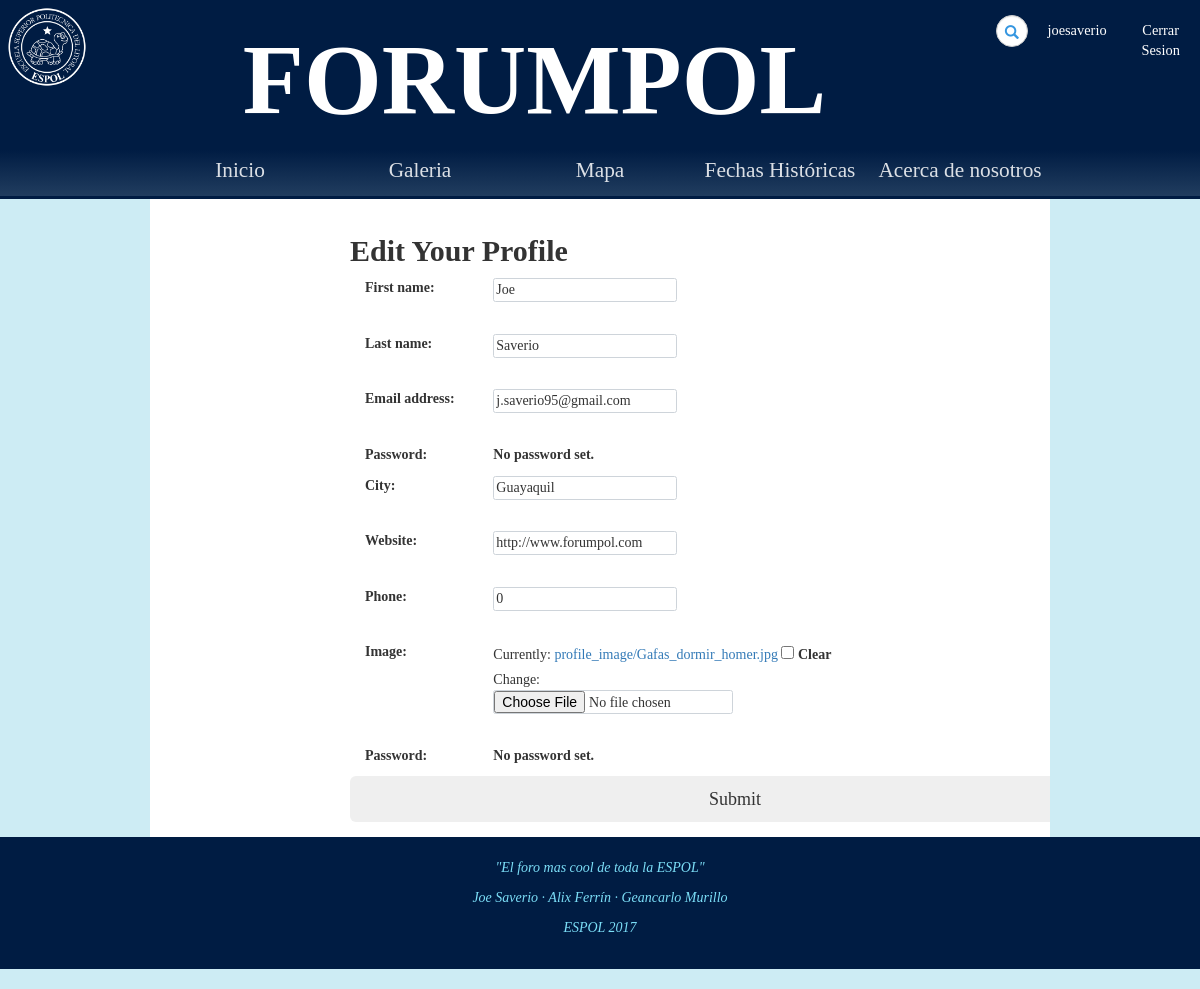
Screenshot of /accounts/profile/edit/ (signed in) with the database file from the repository.
### accounts/models.py (models this page shows, shortened)
class UserProfile(models.Model):
	user = models.OneToOneField(User,on_delete=models.CASCADE)
	city = models.CharField(max_length=25, default='')
	website = models.URLField(default='')
	phone = models.IntegerField(default=0)
	image = models.ImageField(upload_to='profile_image', blank=True)

### accounts/views.py (the view)
def edit_profile(request):
    if request.method == 'POST':
        user_form = EditUserForm(request.POST, instance=request.user)
        profile_form = EditProfileForm(request.POST, instance=request.user.userprofile)
        if user_form.is_valid() and profile_form.is_valid():
            user_form.save()
            profile_form.save()
            return redirect(reverse('accounts:view_profile'))
    else:
        user_form = EditUserForm(instance=request.user)
        profile_form = EditProfileForm(instance=request.user.userprofile)
        context = {'user_form': user_form, 'profile_form': profile_form,'usuario':request.user}
        return render(request, 'Accounts/edit_profile.html', context)

### accounts/forms.py
class EditUserForm(UserChangeForm):
	class Meta:
		model = User
		fields = ['first_name',
				  'last_name',
				  'email',
				  ]

class EditProfileForm(UserChangeForm):
	class Meta:
		model = UserProfile
		fields = ['city',
				'website',
				'phone',
				'image',
				 ]

### accounts/templates/Accounts/edit_profile.html (shortened to what this page needs)
{% extends 'Foro/base.html' %}
{% load static from staticfiles %}
{% block estilo %}<link rel="stylesheet" type="text/css" href="{% static 'css/edit_profile.css' %}">{% endblock %}
{% block body %}
    <section>
        <div id="categoria" class="col-9">
            <div class="container anuncios">
                <form class="form-signin" role="form" action="" method="post" enctype="multipart/form-data">
					<h2><b>Edit Your Profile</b></h2>
					{% include 'form_template.html' %}
					<button class="btn btn-lg btn-white btn-block" type="submit">Submit</button>
				</form>
            </div>
        </div>
    </section>
{% endblock %}

### Foro/templates/Foro/base.html (shortened to what this page needs)
<!DOCTYPE html>
<html>
	<head>
        {% load staticfiles %}
		<link rel="stylesheet" type="text/css" href="{% static 'css/bootstrap.css' %}">
		<link rel="stylesheet" type="text/css" href="{% static 'css/estilo.css' %}">
		{% block estilo %}{% endblock %}
	</head>
	<body>
		<div id="cabecera" class="col-12">
			<span class="logo col-1"><img class ="imagen" src="{% static 'images/espol.png' %}" alt="icono"></span>
			<h2 class = 'col-9'>FORUMPOL</h2>
			<div id="header-opts" class="col-4">
				<div id="buscar" class="col-6">
					<form action="search" class="search-form">
					    <div class="form-group has-feedback">
					        <input type="text" class="form-control" name="search" id="search" placeholder="Buscar...">
					        <span class="glyphicon glyphicon-search form-control-feedback"></span>
					    </div>
					</form>
				</div>
				<h4 class="col-3 user"><a href="{% url 'accounts:view_profile' %}">{{ usuario }}</a></h4>
				<h4 class="col-3 log"><a href="{% url 'accounts:log_out' %}">Cerrar Sesion</a></h4>
			</div>
		</div>
		<nav id="navegation-bar" class="col-12">
			<ul id="menu">
				<li class="elemento-opcion"><a href="{% url 'foro:index' %}">Inicio</a></li>
				<li class="elemento-opcion"><a href="#">Galeria</a></li>
				<li class="elemento-opcion"><a href="{% url 'foro:mapa' %}">Mapa</a></li>
				<li class="elemento-opcion"><a href="fechas.html">Fechas Históricas</a></li>
				<li class="elemento-opcion"><a href="{% url 'foro:acerca_de' %}">Acerca de nosotros</a></li>
			</ul>
		</nav>
        {% block body %}
        {% endblock %}
		<footer>
			<p><i>"El foro mas cool de toda la ESPOL"</i></p>
			<p><i>Joe Saverio · Alix Ferrín · Geancarlo Murillo</i></p>
			<p><i>ESPOL 2017</i></p>
		</footer>
	</body>
</html>

### Foro/templates/form_template.html (shortened to what this page needs)
{% for field in user_form %}
    <div class="col-sm-offset-2 col-sm-10">
    </div>
	<label class="control-label col-sm-2" for="song_title">{{ field.label_tag }}</label>
    <div class="col-sm-10">{{ field }}</div>
{% endfor %}
{% for field in profile_form %}
    <div class="col-sm-offset-2 col-sm-10">
    </div>
	<label class="control-label col-sm-2" for="song_title">{{ field.label_tag }}</label>
    <div class="col-sm-10">{{ field }}</div>
{% endfor %}

### Foro/static/css/estilo.css (style rules this page uses)
* { box-sizing: border-box; }
.col-1 { width: 8.33%; }
.col-3 { width: 25%; }
.col-4 { width: 33.33%; }
.col-6 { width: 50%; }
.col-9 { width: 75%; }
.col-12 { width: 100%; }
#cabecera { background-color: #001C43; margin: 0px; overflow: hidden; display: flex; padding: 5px; }
#cabecera h4 a { font-family: "Libre Baskerville"; }
body { position: relative; top: -20px; bottom: -20px; background-color: white; background-size:cover; height: 100%; background-color: rgb(205, 236, 244); font-family: "Times New Roman"; }
#cabecera h2 { margin-top: 20px; font-size: 100px; color: white; text-align: center; font-weight: bold; font-family: "Libre Baskerville"; padding-left: 120px; }
#cabecera img { width: 100%; }
.user, .log { text-align: center; }
#menu { margin: 0; padding: 0; list-style: none; }
nav#navegation-bar { background: linear-gradient(#001C43, #213D5F); text-align: center; border-bottom-style: solid; border-bottom-color: #001C43; }
ul#menu { display: inline-block; width: 75%; }
ul li.elemento-opcion { padding: 0; margin: 0; float: left; width: 20%; height: 40px; text-align: center; line-height: 40px; font-size: 20px; }
ul li.elemento-opcion a { text-decoration: none; color: white; display: block; opacity: 0.85; font-size: 1.065em; }
#buscar { padding-top: 10px; }
.form-group { margin-bottom: 0; }
.search-form .form-group { float: right !important; transition: all 0.35s, border-radius 0s; width: 32px; height: 32px; background-color: #fff; box-shadow: 0 1px 1px rgba(0, 0, 0, 0.075) inset; border-radius: 25px; border: 1px solid #ccc; }
.search-form .form-group input.form-control { padding-right: 20px; border: 0 none; background: transparent; box-shadow: none; display:block; }
.search-form .form-group span.form-control-feedback { position: absolute; top: -1px; right: -2px; z-index: 2; display: block; width: 34px; height: 34px; line-height: 34px; text-align: center; color: #3596e0; left: initial; font-size: 14px; }
#header-opts h4 { padding-top: 5px; color: white; }
#header-opts { display: flex; }
#header-opts h4 { padding-left: 15px; }
#header-opts a { color: white; font-family: "Verdana"; font-size: 0.8em; }
footer { background-color: #001C43; color: #7bdef7; padding: 1.5em; text-align: center; }

### Foro/static/css/edit_profile.css (style rules this page uses)
.form-signin { max-width: 800px; padding: 15px; margin: 0 auto; }
input { background-color:transparent; margin-bottom: 5%; border:1px solid #ced4da; border-radius: .25rem; }
#categoria { margin: 0 auto; overflow: hidden; background-color: white; }

### rows the page displays
UserProfile: profile_form "Guayaquil" "http://www.forumpol.com" "0" "No password set."

### other values shown
{{ usuario }} "joesaverio"
{{ field.label_tag }} "First name:" "Last name:" "Email address:" "Password:"
{{ field }} "No password set."
{{ field.label_tag }} "City:" "Website:" "Phone:" "Image:" "Password:"
